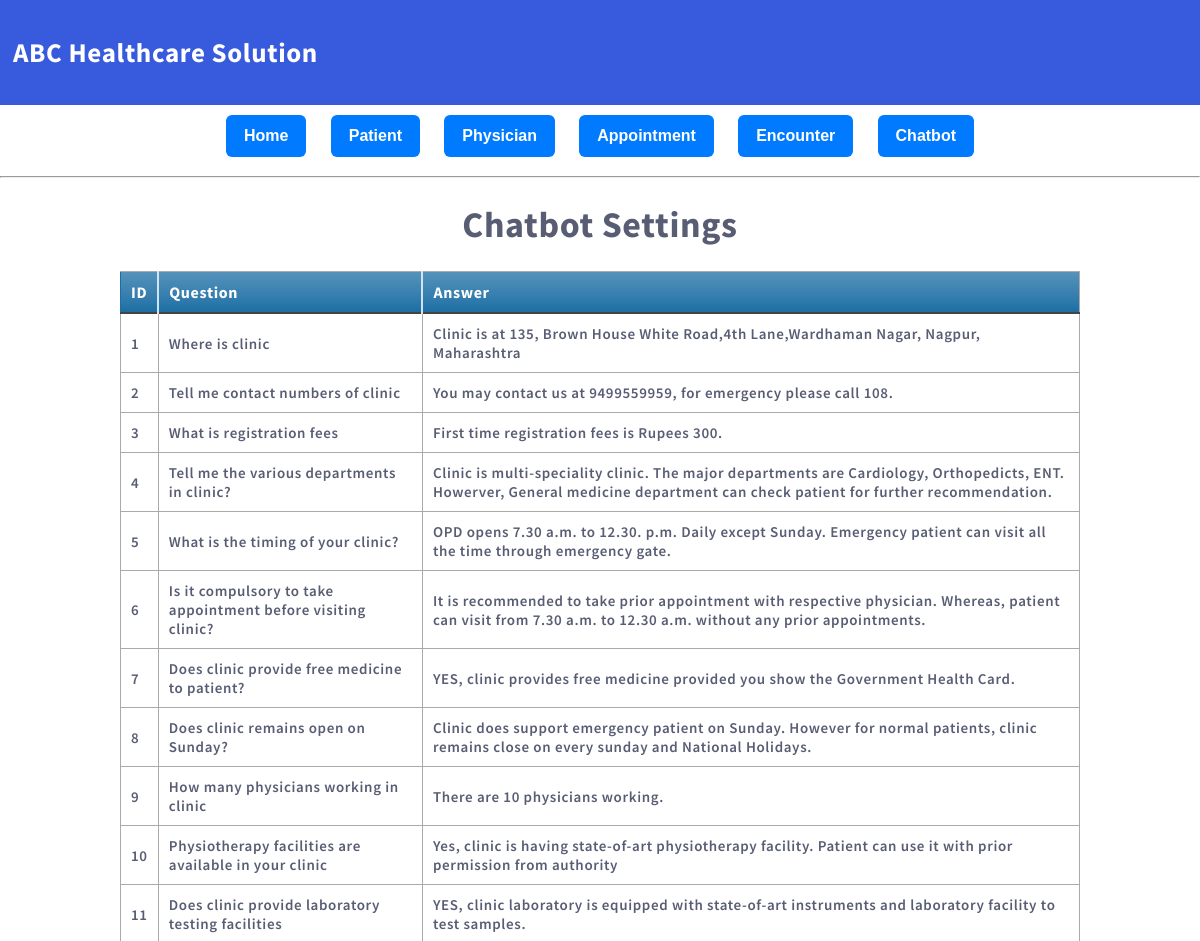
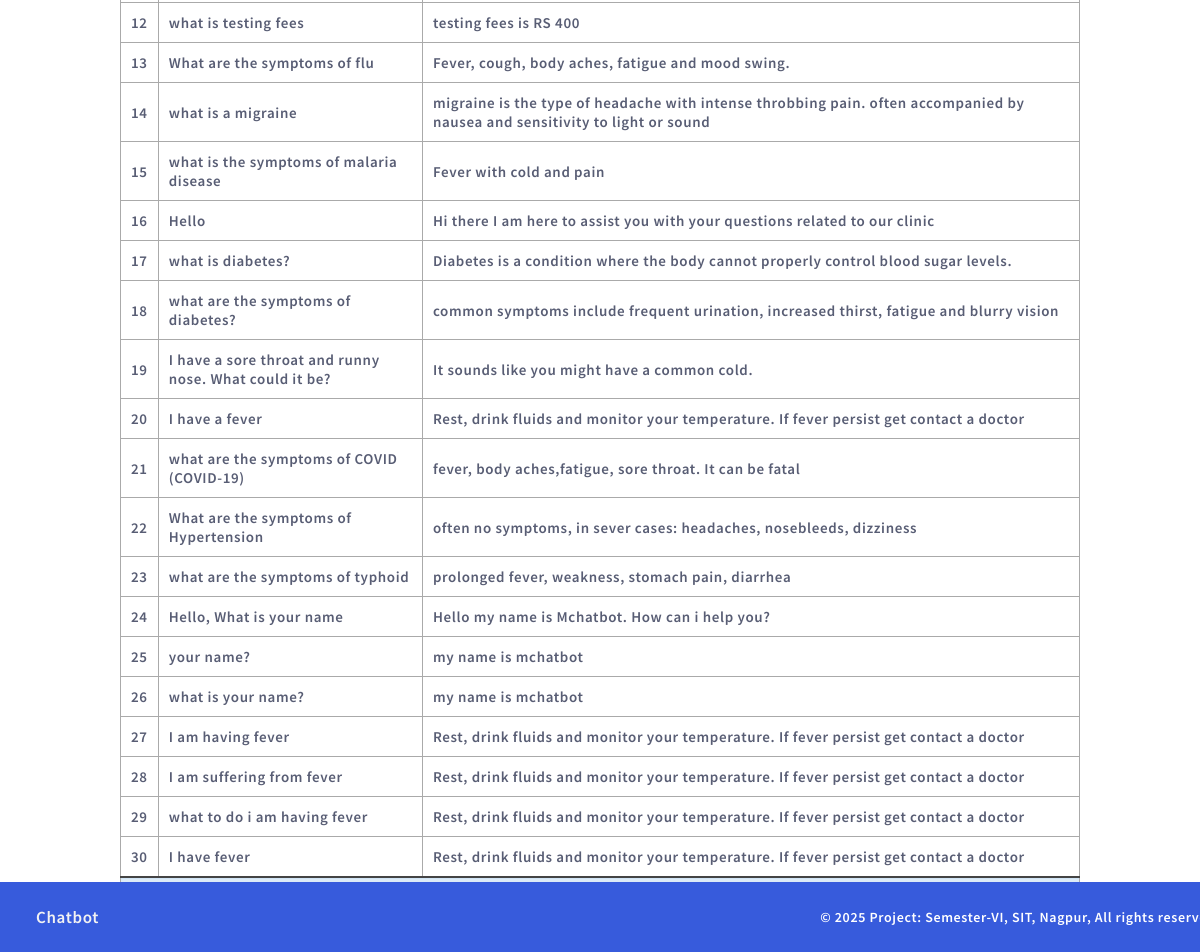
Screenshot of /viewchatbotsettings with the database file from the repository (2 pictures, top to bottom).
### members/models.py (models this page shows, shortened)
class ChatResponse(models.Model):
    question = models.CharField(max_length=255, unique=True)
    answer = models.TextField()

### members/views.py (the view)
# urls.py: path('viewchatbotsettings', views.viewchatbotsettings, name='viewchatbotsettings'),
def viewchatbotsettings(request):
    record1=ChatResponse.objects.all().values()
    template=loader.get_template('viewchatbotsettings.html')
    contex={ 'record1':record1,}
    return HttpResponse(template.render(contex,request))

### members/templates/viewchatbotsettings.html (shortened to what this page needs)
{% extends "master.html" %}
{% block content %}
<center>
    <div>
    <h1>Chatbot Settings</h1>
    <table class="blueTable" style="width:80%">
    <thead class="blueTable">
    <tr>
    <th>ID</th>
    <th>Question</th>
    <th>Answer</th>
    </tr>
    </thead>
<tfoot>
<tr>
<td colspan="3">
<div class="links"><a href="#">&laquo;</a> <a class="active" href="#">1</a> <a href="#">2</a> <a href="#">3</a> <a href="#">4</a> <a href="#">&raquo;</a></div>
</td>
</tr>
</tfoot>
    <tbody>
     {% for x in record1 %}
        <tr>
        <td onclick="window.location = 'patientdetails/{{ x.id }}'">{{ x.id }}</td>
           <td>{{ x.question }}</td><td>{{x.answer}}</td>
        </tr>
      {% endfor %}
        </tbody>
    </table>
    </div>
</center>
{% endblock %}

### members/templates/master.html (shortened to what this page needs)
{% load static %}
<!DOCTYPE html>
<html>
<head>
<link rel="stylesheet" href="{% static 'mystyles.css' %}">
<link rel="stylesheet" href="{% static 'dropdown.css' %}">
</head>
<body>
  <div class="topnav" >
      <table><tr width=100%><td><h2>ABC Healthcare Solution</h2></tr></table>
    </div>
<div style="text-align: center;">
<div class="dropdown">
    <a href="/"><button class="dropbtn">Home</button></a>
    </div>
  <div class="dropdown">
  <button class="dropbtn">Patient</button>
  </div>
  <div class="dropdown">
  <button class="dropbtn">Physician</button>
  </div>
  <div class="dropdown">
  <button class="dropbtn">Appointment</button>
  </div>
  <div class="dropdown">
  <button class="dropbtn">Encounter</button>
  </div>
  <div class="dropdown">
  <button class="dropbtn">Chatbot</button>
  </div>
    </div>
    <hr>
{% block content %}
{% endblock %}
<div class="bottom_navbar"><a href="/">Chatbot</a>
    <span class="right-text">&copy; {% now "Y" %} Project: Semester-VI, SIT, Nagpur, All rights reserved. </span></div>
</body>
</html>

### mystaticfiles/mystyles.css (style rules this page uses)
body { margin:0; font: 600 18px 'Source Sans Pro', sans-serif; letter-spacing: 0.64px; color: #585d74; }
button { background-color:darkblue; color:white; border-radius: 5x; padding: 20px; margin : 10px; border:3px; border-color:white; }
.topnav { background-color:#375BDC; color:#ffffff; padding:10px; }
a:link, a:visited { color: #375BDC; }
.bottom_navbar { overflow: hidden; background-color: #375BDC; position: fixed; bottom: 0; width: 100%; }
.bottom_navbar a { float: left; display: block; color: #f2f2f2; text-align: center; padding: 14px 16px; text-decoration: none; font-size: 17px; }
table.blueTable { border: 1px solid #1C6EA4; background-color: White; width: 80%; text-align: left; border-collapse: collapse; }
table.blueTable td, table.blueTable th { border: 1px solid #AAAAAA; padding: 10px 10px; margin:5px; font-size:15px; }
table.blueTable tbody td { font-size: 15px; }
table.blueTable tr:nth-child(even) { background: White; }
table.blueTable thead { background: #1C6EA4; background: -moz-linear-gradient(top, #5592bb 0%, #327cad 66%, #1C6EA4 100%); background: -webkit-linear-gradient(top, #5592bb 0%, #327cad 66%, #1C6EA4 100%); background: linear-gradient(to bottom, #5592bb 0%, #327cad 66%, #1C6EA4 100%); border-bottom: 2px solid #444444; }
table.blueTable thead th { font-size: 16px; font-weight: bold; color: #FFFFFF; border-left: 2px solid #D0E4F5; }
table.blueTable thead th:first-child { border-left: none; }
table.blueTable tfoot { font-size: 14px; font-weight: bold; color: #FFFFFF; background: #D0E4F5; background: -moz-linear-gradient(top, #dcebf7 0%, #d4e6f6 66%, #D0E4F5 100%); background: -webkit-linear-gradient(top, #dcebf7 0%, #d4e6f6 66%, #D0E4F5 100%); background: linear-gradient(to bottom, #dcebf7 0%, #d4e6f6 66%, #D0E4F5 100%); border-top: 2px solid #444444; }
table.blueTable tfoot td { font-size: 14px; }
table.blueTable tfoot .links { text-align: right; }
table.blueTable tfoot .links a { display: inline-block; background: #1C6EA4; color: #FFFFFF; padding: 2px 8px; border-radius: 5px; }

### mystaticfiles/dropdown.css (style rules this page uses)
.dropbtn { background-color: #007bff; color: white; padding: 12px 18px; font-size: 16px; border: none; border-radius: 6px; cursor: pointer; transition: background 0.3s ease-in-out, transform 0.2s; font-weight: 600; }
.dropdown { position: relative; display: inline-block; }

### members/templates/master.html (style rules this page uses)
.bottom_navbar { display: flex; justify-content: space-between; align-items: center; background-color: #333; color: white; padding: 10px 20px; position: fixed; bottom: 0; width: 100%; }
.right-text { font-size: 14px; }

### rows the page displays
ChatResponse: id "1", question "Where is clinic", answer "Clinic is at 135, Brown House White Road,4th Lane,Wardhaman Nagar, Nagpur, Maharashtra"
ChatResponse: id "2", question "Tell me contact numbers of clinic", answer "You may contact us at 9499559959, for emergency please call 108."
ChatResponse: id "3", question "What is registration fees", answer "First time registration fees is Rupees 300."
ChatResponse: id "4", question "Tell me the various departments in clinic?", answer "Clinic is multi-speciality clinic. The major departments are Cardiology, Orthopedicts, ENT. Howerver, General medicine department can check patient for further recommendation."
ChatResponse: id "5", question "What is the timing of your clinic?", answer "OPD opens 7.30 a.m. to 12.30. p.m. Daily except Sunday. Emergency patient can visit all the time through emergency gate."
ChatResponse: id "6", question "Is it compulsory to take appointment before visiting clinic?", answer "It is recommended to take prior appointment with respective physician. Whereas, patient can visit from 7.30 a.m. to 12.30 a.m. without any prior appointments."
ChatResponse: id "7", question "Does clinic provide free medicine to patient?", answer "YES, clinic provides free medicine provided you show the Government Health Card."
ChatResponse: id "8", question "Does clinic remains open on Sunday?", answer "Clinic does support emergency patient on Sunday. However for normal patients, clinic remains close on every sunday and National Holidays."
ChatResponse: id "9", question "How many physicians working in clinic", answer "There are 10 physicians working."
ChatResponse: id "10", question "Physiotherapy facilities are available in your clinic", answer "Yes, clinic is having state-of-art physiotherapy facility. Patient can use it with prior permission from authority"
ChatResponse: id "11", question "Does clinic provide laboratory testing facilities", answer "YES, clinic laboratory is equipped with state-of-art instruments and laboratory facility to test samples."
ChatResponse: id "12", question "what is testing fees", answer "testing fees is RS 400"
ChatResponse: id "13", question "What are the symptoms of flu", answer "Fever, cough, body aches, fatigue and mood swing."
ChatResponse: id "14", question "what is a migraine", answer "migraine is the type of headache with intense throbbing pain. often accompanied by nausea and sensitivity to light or sound"
ChatResponse: id "15", question "what is the symptoms of malaria disease", answer "Fever with cold and pain"
ChatResponse: id "16", question "Hello", answer "Hi there I am here to assist you with your questions related to our clinic"
ChatResponse: id "17", question "what is diabetes?", answer "Diabetes is a condition where the body cannot properly control blood sugar levels."
ChatResponse: id "18", question "what are the symptoms of diabetes?", answer "common symptoms include frequent urination, increased thirst, fatigue and blurry vision"
ChatResponse: id "19", question "I have a sore throat and runny nose. What could it be?", answer "It sounds like you might have a common cold."
ChatResponse: id "20", question "I have a fever", answer "Rest, drink fluids and monitor your temperature. If fever persist get contact a doctor"
ChatResponse: id "21", question "what are the symptoms of COVID (COVID-19)", answer "fever, body aches,fatigue, sore throat. It can be fatal"
ChatResponse: id "22", question "What are the symptoms of Hypertension", answer "often no symptoms, in sever cases: headaches, nosebleeds, dizziness"
ChatResponse: id "23", question "what are the symptoms of typhoid", answer "prolonged fever, weakness, stomach pain, diarrhea"
ChatResponse: id "24", question "Hello, What is your name", answer "Hello my name is Mchatbot. How can i help you?"
ChatResponse: id "25", question "your name?", answer "my name is mchatbot"
ChatResponse: id "26", question "what is your name?", answer "my name is mchatbot"
ChatResponse: id "27", question "I am having fever", answer "Rest, drink fluids and monitor your temperature. If fever persist get contact a doctor"
ChatResponse: id "28", question "I am suffering from fever", answer "Rest, drink fluids and monitor your temperature. If fever persist get contact a doctor"
ChatResponse: id "29", question "what to do i am having fever", answer "Rest, drink fluids and monitor your temperature. If fever persist get contact a doctor"
ChatResponse: id "30", question "I have fever", answer "Rest, drink fluids and monitor your temperature. If fever persist get contact a doctor"
